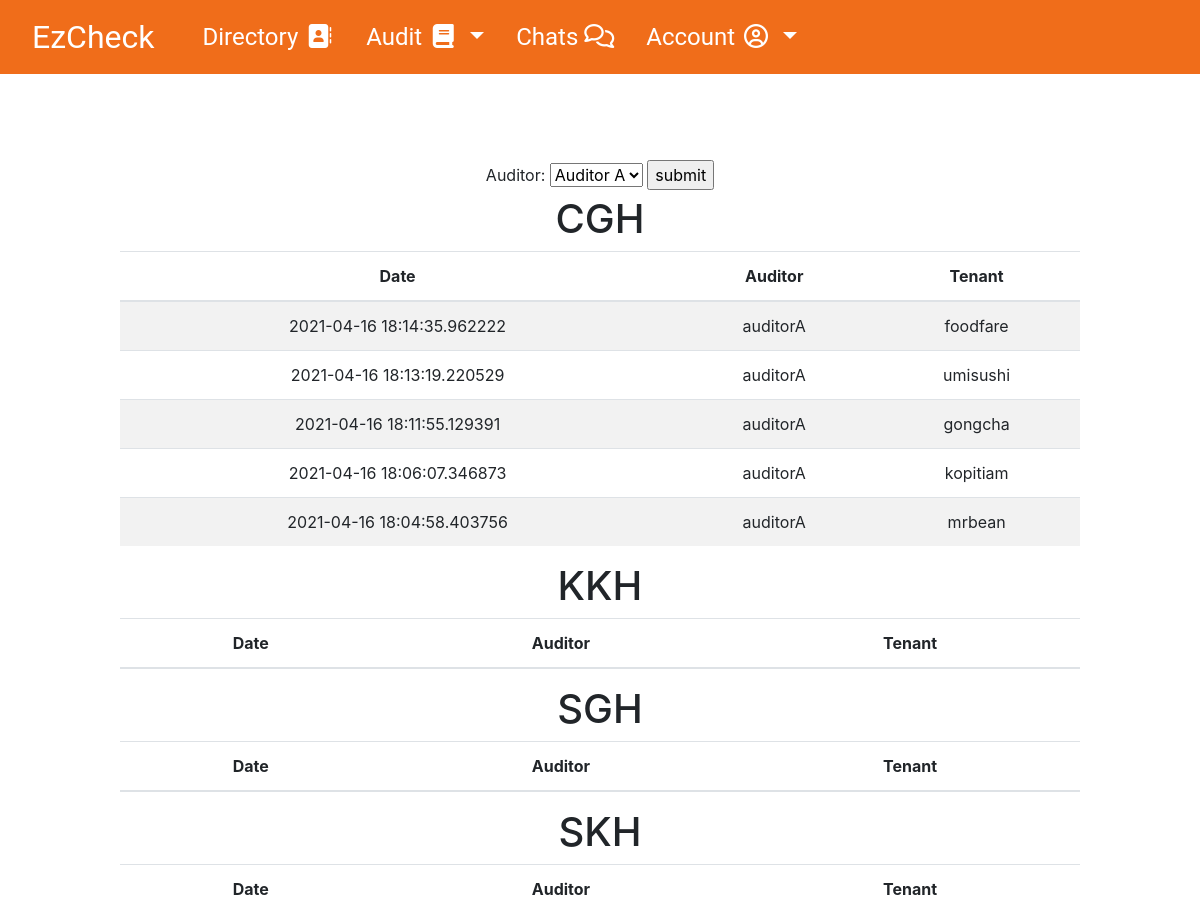
Page /data/frequency on the committed database.
### app/models.py (models this page shows, shortened)
class Audit(db.Model):
    id = db.Column(db.Integer, primary_key = True)
    timestamp = db.Column(db.DateTime, index=True)
    auditor = db.Column(db.String(64), db.ForeignKey('user.username'),nullable=False)
    tenant = db.Column(db.String(64), db.ForeignKey('user.username'), nullable=False)
    audit_ref = db.relationship("User", foreign_keys = [auditor])
    tenant_ref = db.relationship("User", foreign_keys = [tenant])
    part1_score = db.Column(db.Integer)
    part2_score = db.Column(db.Integer)
    part3_score = db.Column(db.Integer)
    part4_score = db.Column(db.Integer)
    part5_score = db.Column(db.Integer)
    total_score = db.Column(db.Integer)
    remarks = db.Column(db.String(64), nullable=False)
    rectification = db.Column(db.Integer)
    comments = db.relationship("Comments", backref = 'audit', lazy = 'dynamic')

### app/routes.py (the view, shortened to what this page needs)
@app.route('/data/frequency', methods=['GET', 'POST'])
def data_frequency():
    form = NewForm()
    title1 = "CGH"
    title2 = "KKH"
    title3 = "SGH"
    title4 = "SKH"
    cgh = []
    kkh = []
    sgh = []
    skh = []
    month = datetime.now().month
    audits = Audit.query.filter(extract('month',Audit.timestamp)==month).order_by(Audit.timestamp.desc()).all()
    audits = audits[:-1]
    for a in audits:
        tenant = a.tenant
        user = User.query.filter(User.username == tenant).first()
        if user.institution == title1:
            cgh.append([a.timestamp,a.auditor, a.tenant])
        if user.institution == title2:
            kkh.append([a.timestamp,a.auditor, a.tenant])
        if user.institution == title3:
            sgh.append([a.timestamp,a.auditor, a.tenant])
        if user.institution== title4:
            skh.append([a.timestamp,a.auditor, a.tenant])
    return render_template("frequency.html", form = form, title1=title1, title2=title2, title3=title3, title4=title4, cgh = cgh[-5:], kkh = kkh, sgh = sgh, skh = skh)

### app/forms.py
class NewForm(FlaskForm):
    auditor = SelectField('Auditor:',
                        choices=[('auditorA', 'Auditor A')])
    submit = SubmitField('submit')

### app/templates/frequency.html (shortened to what this page needs)
{% extends "base.html" %}
{% block head %}
    {{ super() }}
{% endblock %}
{% block content %}
    <form action="" method="post" novalidate>
        {{ form.auditor.label }}
        {{ form.auditor }}
        {{ form.submit() }}
    </form>
    <table class="table table-striped">
        <thead>
        <h1>{{title1}}</h1>
        <tr>
            <th>Date</th>
            <th>Auditor</th>
            <th>Tenant</th>
        </tr>
        </thead>
        <tbody>
        {% for data in cgh %}
            <tr>
                <td>{{ data[0]}}</td>
                <td>{{ data[1] }}</td>
                <td>{{ data[2] }}</td>
            </tr>
        {% endfor %}
        </tbody>
    </table>
    <table class="table table-striped">
        <thead>
        <h1>{{title2}}</h1>
        <tr>
            <th>Date</th>
            <th>Auditor</th>
            <th>Tenant</th>
        </tr>
        </thead>
    </table>
    <table class="table table-striped">
        <thead>
        <h1>{{title3}}</h1>
        <tr>
            <th>Date</th>
            <th>Auditor</th>
            <th>Tenant</th>
        </tr>
        </thead>
    </table>
    <table class="table table-striped">
        <thead>
        <h1>{{title4}}</h1>
        <tr>
            <th>Date</th>
            <th>Auditor</th>
            <th>Tenant</th>
        </tr>
        </thead>
    </table>
{% endblock %}

### app/static/styles/audit_additional_info.css (style rules this page uses)
body { padding: 0; margin: 0; font-family: Roboto; font-weight: normal; width: 100%; height: 100vh; }

### rows in the picture
Audit: timestamp "2021-04-16 18:14:35.962222", auditor "auditorA", tenant "foodfare"
Audit: timestamp "2021-04-16 18:13:19.220529", auditor "auditorA", tenant "umisushi"
Audit: timestamp "2021-04-16 18:11:55.129391", auditor "auditorA", tenant "gongcha"
Audit: timestamp "2021-04-16 18:06:07.346873", auditor "auditorA", tenant "kopitiam"
Audit: timestamp "2021-04-16 18:04:58.403756", auditor "auditorA", tenant "mrbean"

### other values in the picture
{{ title1 }} "CGH"
{{ title2 }} "KKH"
{{ title3 }} "SGH"
{{ title4 }} "SKH"
